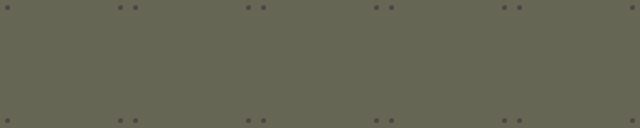

Tiled map render using the project's own tile images. Description and the whole map definition, tile-layer contents included, below:
An orthogonal 5x1 tile map with 128x128 px tiles, 2 tile layers (Floor, Walls).

<map version="1.0" orientation="orthogonal" renderorder="right-down" width="5" height="1" tilewidth="128" tileheight="128" nextobjectid="1">
 <properties>
  <property name="unity:scale" value="0.02" />
 </properties>
 <tileset firstgid="1" source="MetalTiles.tsx" />
 <layer name="Floor" width="5" height="1">
  <properties>
   <property name="unity:sortingLayerName" value="ground" />
   <property name="unity:sortingOrder" type="int" value="0" />
  </properties>
  <data encoding="csv">
2,2,2,2,2
</data>
 </layer>
 <layer name="Walls" width="5" height="1">
  <data encoding="csv">
0,0,0,0,0
</data>
 </layer>
</map>
